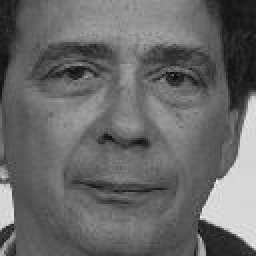
#> input picture images1/Training images/00743_941201_fa.jpg, 128 x 128 px, found by its file name (shown 2 times larger); its folder holds 4 pictures in this run
$ jupyter execute PCA.ipynb   (shell and % lines are left out)
#> lines starting #> are read from the running program, lines starting #| are printed output that depends on the picture; pictures that were not available may be replaced by others from this repository, and a replacement may not be noted
Code by Alaminanik on Github: https://github.com/alaminanik/PCA-Based-Face-Recognition/blob/master/PCA%20Face%20Recognition.ipynb

[cell 1]
from matplotlib import pyplot as plt
from matplotlib.image import imread
from PIL import Image
import numpy as np
import os
import sys

[cell 2]
#TRAIN_IMG_FOLDER = './Faces/training/'
#TEST_IMG_FOLDER = './Faces/testing/'
TRAIN_IMG_FOLDER = './PCA-Based-Face-Recognition/images1/Training images/'
TEST_IMG_FOLDER = './PCA-Based-Face-Recognition/images1/Test/'


train_set_files = os.listdir(TRAIN_IMG_FOLDER)
test_set_files = os.listdir(TEST_IMG_FOLDER)

width  = 128
height = 128

[cell 3]
train_id_file = set([f.split('_')[0] for f in train_set_files])
test_id_file = set([f.split('_')[0] for f in train_set_files])
print(train_id_file <= test_id_file)

[cell 4]
train_image_names = os.listdir(TRAIN_IMG_FOLDER)
training_tensor   = np.ndarray(shape=(len(train_image_names), height*width), dtype=np.float64)
print('Number of training images:', len(train_image_names))

for i in range(len(train_image_names)):
    img = Image.open(TRAIN_IMG_FOLDER + train_image_names[i]).convert('L') # Convert to grayscale
#> img is the input picture: PIL image 128x128 L; min 5, max 237, mean 104.3
    img = img.resize((width, height))
    training_tensor[i,:] = np.array(img, dtype='float64').flatten()

test_image_names = os.listdir(TEST_IMG_FOLDER)
#> test_image_names = ['00743_941201_fa.jpg']
testing_tensor   = np.ndarray(shape=(len(test_image_names), height*width), dtype=np.float64)
print('Number of test images:', len(test_image_names))
#| Number of test images: 1

for i in range(len(test_image_names)):
    img = Image.open(TEST_IMG_FOLDER + test_image_names[i]).convert('L')
    img = img.resize((width, height))
    testing_tensor[i,:] = np.array(img, dtype='float64').flatten()

[cell 5]
mean_face = np.zeros((1,height*width))

for i in training_tensor:
    mean_face = np.add(mean_face,i)

mean_face = np.divide(mean_face,float(len(train_image_names))).flatten()

plt.imshow(mean_face.reshape(height, width), cmap='gray')
plt.tick_params(labelleft='off', labelbottom='off', bottom='off',top='off',
                right='off',left='off', which='both')
plt.show()
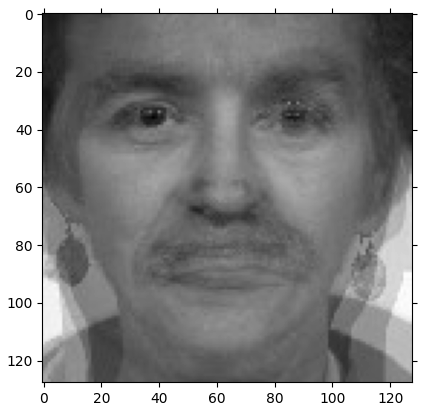
#> figure drawn by matplotlib, 1 panel

[cell 6]
normalised_training_tensor = np.ndarray(shape=(len(train_image_names), height*width))

for i in range(len(train_image_names)):
    normalised_training_tensor[i] = np.subtract(training_tensor[i], mean_face)

[cell 7]
cov_matrix = np.cov(normalised_training_tensor)
cov_matrix = np.divide(cov_matrix, 165.0)
print('Covariance Matrix Shape:', cov_matrix.shape)
print(cov_matrix)

[cell 8]
#eigenvalues and eigenvectors
eigenvalues, eigenvectors, = np.linalg.eig(cov_matrix)
print('eigenvalues.shape: {} eigenvectors.shape: {}'
      .format(eigenvalues.shape, eigenvectors.shape))

[cell 9]
eig_pairs = [(eigenvalues[index], eigenvectors[:,index]) for index in range(len(eigenvalues))]

# Sort the eigen pairs in descending order:
eig_pairs.sort(reverse=True)
eigvalues_sort  = [eig_pairs[index][0] for index in range(len(eigenvalues))]
eigvectors_sort = [eig_pairs[index][1] for index in range(len(eigenvalues))]

sorted_ind = sorted(range(eigenvalues.shape[0]), key=lambda k: eigenvalues[k], reverse=True)

eigvalues_sort = eigenvalues[sorted_ind]
eigvectors_sort = eigenvectors[sorted_ind]
train_set_files_sort = np.array(train_set_files)[sorted_ind]

[cell 10]
# Show cumulative proportion of varaince with respect to components
var_comp_sum = np.cumsum(eigvalues_sort)/sum(eigvalues_sort)
#print("Cumulative proportion of variance explained vector: \n%s" %var_comp_sum)

# x-axis for number of principal components kept
num_comp = range(1,len(eigvalues_sort)+1)
plt.title('Cum. Prop. Variance Explain and Components Kept')
plt.xlabel('Principal Components')
plt.ylabel('Cum. Prop. Variance Expalined')

plt.scatter(num_comp, var_comp_sum)
plt.show()
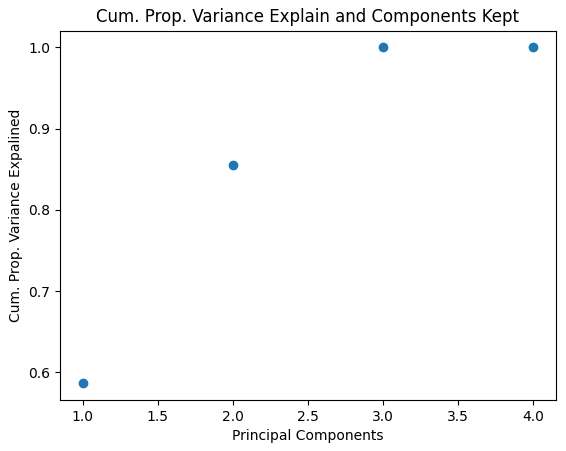
#> figure drawn by matplotlib, 1 panel

[cell 11]
reduced_data = np.array(eigvectors_sort[:25]).transpose()
print(training_tensor.transpose().shape, reduced_data.shape)

[cell 12]
# Project the training data onto the reduced space to calculate the eigenfaces
proj_data = np.dot(training_tensor.transpose(), reduced_data)
proj_data = proj_data.transpose()
proj_data.shape

## Plot Eigenfaces

[cell 13]
for i in range(proj_data.shape[0]):
    img = proj_data[i].reshape(height,width)
    plt.subplot(5,5,1+i)
    plt.imshow(img, cmap='gray')
    plt.tick_params(labelleft='off', labelbottom='off', bottom='off',top='off',right='off',left='off', which='both')
plt.show()
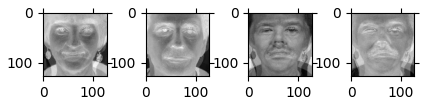
#> figure drawn by matplotlib, 4 panels

[cell 14]
#Find the weights for each image in the training set
w = np.array([np.dot(proj_data,i) for i in normalised_training_tensor])
print(w.shape)

[cell 15]
def recogniser(test_image_names, train_image_names, proj_data, w, t0=2e8, prn=False):
    count        = 0
    num_images   = 0
    correct_pred = 0
    result = []
    wts = []

    #False match rate (FMR)
    FMR_count = 0
    #False non-match rate (FNMR)
    FNMR_count = 0

    for img in test_image_names:

        #unknown_face = plt.imread(TEST_IMG_FOLDER+img)
        unknown_face = Image.open(TEST_IMG_FOLDER + img).convert('L')
        unknown_face = unknown_face.resize((width, height))
        num_images += 1

        unknown_face_vector = np.array(unknown_face, dtype='float64').flatten()
        normalised_uface_vector = np.subtract(unknown_face_vector, mean_face)

        w_unknown = np.dot(proj_data, normalised_uface_vector)
        diff  = w - w_unknown
        norms = np.linalg.norm(diff, axis=1)
        index = np.argmin(norms)
        #print("Norms: ", norms, "Index: ", index, end=' ')
        wts.append([count, norms[index]])

        if prn: print('Input:'+'.'.join(img.split('.')[:2]), end='\t')
        count += 1

        match = img.split('_')[0] == train_image_names[index].split('_')[0]
        if norms[index] < t0: # It's a face
            if match:
                if prn: print('Matched:' + train_image_names[index], end = '\t')
                correct_pred += 1
                result.append(1)
            else:
                if prn: print('F/Matched:'+ train_image_names[index], end = '\t')
                result.append(0)
                FMR_count += 1
        else:
            if match:
                if prn: print('Unknown face!'+ train_image_names[index], end = '\t')
                FNMR_count +=1
                result.append(1)

            else:
                #result.append(1)
                result.append(0)
                pass
                correct_pred += 1

        if prn: print(norms[index], end=' ')
        if prn: print()


    FMR = FMR_count/num_images
    FNMR = FNMR_count/num_images


    print('Correct predictions: {}/{} = {} \t\t'.format(correct_pred, num_images, correct_pred/num_images), end=' ')
    print('FMR: {} \t'.format(FMR), end=' ')
    print('FNMR: {} \t'.format(FNMR))

    return wts, result, correct_pred, num_images, FMR, FNMR


wts, result, correct_pred, num_images, FMR, FNMR = recogniser(test_image_names, train_image_names,proj_data, w, t0=2e8, prn=True)
#> in recogniser, `unknown_face_vector = np.array(unknown_face, dtype='float64').flatten()`: unknown_face_vector = 16384 values, max 237 at index 13924, min 5 at index 14819, mean 104.3
#> in recogniser, `normalised_uface_vector = np.subtract(unknown_face_vector, mean_face)`: normalised_uface_vector = 16384 values, max 125.5 at index 13924, min -120.5 at index 14721, mean 2.03
#> in recogniser, `w_unknown = np.dot(proj_data, normalised_uface_vector)`: w_unknown = [4881140.7, -17290513.4, 3926716.4, 1477619.3]
#> in recogniser, `diff  = w - w_unknown`: diff = [[0, 0, 0, 0], [-4935290, 9921827.8, -10052102.9, -12860496.8], [-9751552.3, 49780267.9, -8878658.8, 23535899.1], [-4837720.4, 9459957.9, 3223896.1, -16585879.5]]
#> in recogniser, `norms = np.linalg.norm(diff, axis=1)`: norms = [0, 19729087.8, 56620994.1, 19959440.1]
#> in recogniser, `index = np.argmin(norms)`: index = 0
#| Input:00743_941201_fa.jpg
#> in recogniser, `match = img.split('_')[0] == train_image_names[index].split('_')[0]`: match = True
#| Matched:00743_941201_fa.jpg
#| 0.0
#> wts = [[0, 0]]; result = [1]; correct_pred = 1; num_images = 1; FMR = 0; FNMR = 0

[cell 16]
def rg(r):
    if r: return 'g'
    else: return 'r'
cl = [rg(r) for r in result]
#> cl = ['g']

x=[x[0] for x in wts]
#> x = [0]
y=[y[1] for y in wts]
#> y = [0]
plt.scatter(x,y, color=cl, label = 'Distance measure (true ang false pred.)')

x2=[x[0] for x in wts]
#> x2 = [0]
y2=[2.7e7 for y in wts]
#> y2 = [27000000]

plt.plot(x2,y2, label = 'Empirical error threshold')
plt.legend()
plt.grid()

plt.show()
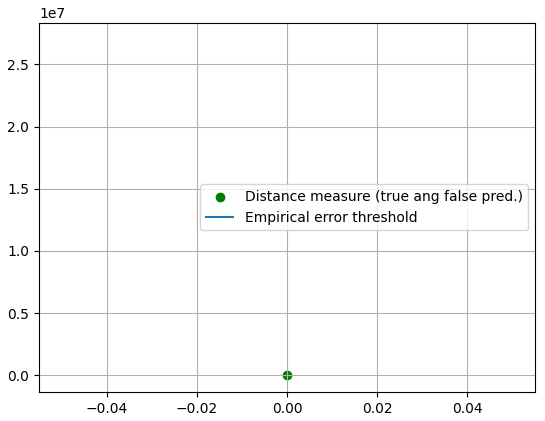
#> figure drawn by matplotlib, 1 panel

[cell 17]
CPR_list, t0_list, FMR_list, FNMR_list = [], [] , [] , []
for t0 in np.linspace(start=0, stop=2e8, num=50):
    print('{:e}'.format(t0), end=' ')
    wts, result, correct_pred, num_images, FMR, FNMR = recogniser(test_image_names, train_image_names,proj_data, w, t0)
#> correct_pred = 0; FNMR = 1

    CPR_list.append(correct_pred/num_images)
    t0_list.append(t0)
    FMR_list.append(FMR)
    FNMR_list.append(FNMR)

[cell 18]
x1=t0_list
y1=FMR_list

x2=t0_list
y2=FNMR_list

x3=t0_list
y3=CPR_list

plt.plot(x1,y1, ls='--', color='r', label='FMR',)
plt.plot(x2,y2, ls='-.', color='b', label='FNMR')
plt.plot(x3,y3, color='g', label='Correct prediction using threshold')

plt.grid()
plt.legend()
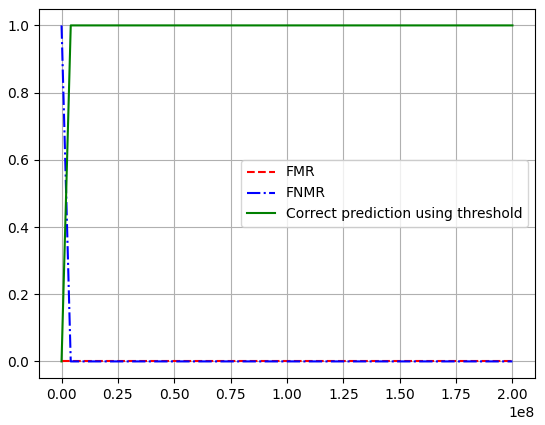
#> figure drawn by matplotlib, 1 panel; curve peaks at x = 0, y = 1; curve peaks at x = 4081632.7, y = 1

[cell 19]
count        = 0
num_images   = 0
correct_pred = 0
def Visualization(img, train_image_names,proj_data,w, t0):
    global count,highest_min,num_images,correct_pred
    #unknown_face        = plt.imread(TEST_IMG_FOLDER+img)
    unknown_face = Image.open(TEST_IMG_FOLDER + img).convert('L')
    unknown_face = unknown_face.resize((width, height))
    num_images          += 1
    unknown_face_vector = np.array(unknown_face, dtype='float64').flatten()
    normalised_uface_vector = np.subtract(unknown_face_vector,mean_face)

    plt.subplot(40,2,1+count)
    plt.imshow(unknown_face, cmap='gray')
    plt.title('Input:'+'.'.join(img.split('.')[:2]))
    plt.tick_params(labelleft='off', labelbottom='off', bottom='off',top='off',right='off',left='off', which='both')
    count+=1

    w_unknown = np.dot(proj_data, normalised_uface_vector)
    diff  = w - w_unknown
    norms = np.linalg.norm(diff, axis=1)
    index = np.argmin(norms)


    plt.subplot(40,2,1+count)
    if norms[index] < t0: # It's a face

        match = img.split('_')[0] == train_image_names[index].split('_')[0]
        #if img.split('.')[0] == train_image_names[index].split('.')[0]:
        if match:
            #plt.title('Matched:'+'.'.join(train_image_names[index].split('.')[:2]), color='g')
            plt.title('Matched:', color='g')
            plt.imshow(imread(TRAIN_IMG_FOLDER+train_image_names[index]), cmap='gray')

            correct_pred += 1
        else:
            #plt.title('Matched:'+'.'.join(train_image_names[index].split('.')[:2]), color='r')
            plt.title('False matched:', color='r')
            plt.imshow(imread(TRAIN_IMG_FOLDER+train_image_names[index]), cmap='gray')
    else:
        #if img.split('.')[0] not in [i.split('.')[0] for i in train_image_names] and img.split('.')[0] != 'apple':
        if img.split('_')[0] not in [i.split('_')[0] for i in train_image_names]:
            plt.title('Unknown face', color='g')
            correct_pred += 1
        else:
            plt.title('Unknown face', color='r')

    plt.tick_params(labelleft='off', labelbottom='off', bottom='off',top='off',right='off',left='off', which='both')
    plt.subplots_adjust(right=1.2, top=2.5)

    count+=1


fig = plt.figure(figsize=(5, 30))

test_image_names2 = sorted(test_image_names)
#> test_image_names2 = ['00743_941201_fa.jpg']
for i in range(len(test_image_names2)):
    Visualization(test_image_names2[i], train_image_names,proj_data,w, t0=2.7e7)
#> in Visualization, `w_unknown = np.dot(proj_data, normalised_uface_vector)`: w_unknown = [4881140.7, -17290513.4, 3926716.4, 1477619.3]
#> in Visualization, `norms = np.linalg.norm(diff, axis=1)`: norms = [0, 19729087.8, 56620994.1, 19959440.1]
#> in Visualization, `index = np.argmin(norms)`: index = 0
#> in Visualization, `match = img.split('_')[0] == train_image_names[index].split('_')[0]`: match = True

plt.show()
